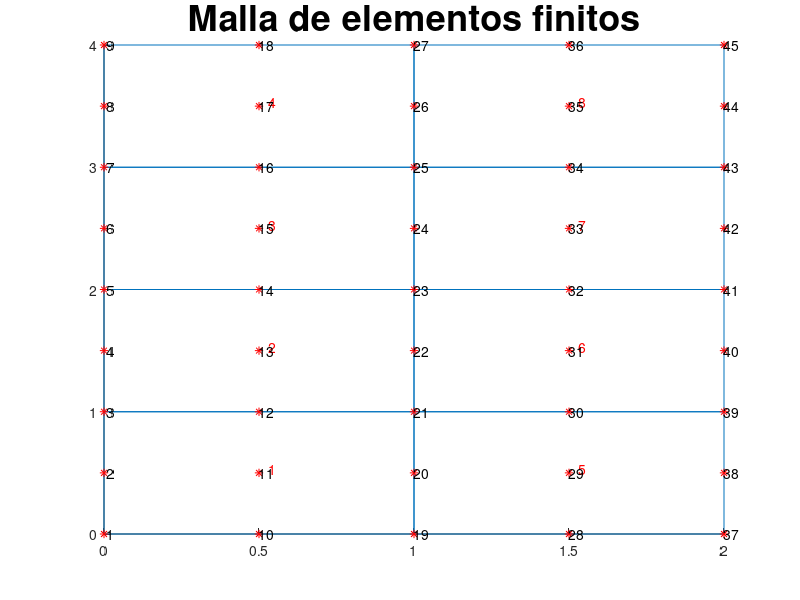

Reproduce this figure in MATLAB. (Note: this script raises an error after producing the figure.)
%% PROGRAMA PARA ILUSTRAR EL MODO DE ENERGIA NULA QUE APARECE EN EL EF QL9
%% CUANDO SE HACE INTEGRACION SELECTIVA

clear, clc, close all   % borro la memoria, la pantalla y las figuras

% Calculo de los desplazamientos verticales y angulos de giro, las 
% reacciones, los momentos flectores y las fuerzas cortantes en una losa de
% Reissner-Mindlin utilizando los elementos finitos de placa "QL9"

%% defino las variables/constantes
X = 1; Y = 2;        % un par de constantes que ayudaran en la 
ww= 1; tx= 2; ty= 3; % lectura del codigo
E  = 210e9;          % modulo de elasticidad del solido (Pa) = 210GPa
nu = 0.3;            % coeficiente de Poisson
t  = 0.05;           % espesor de la losa (m)
qdistr = -10000;     % carga (N/m^2)

% Definimos la geometria de la losa (generada con generar_malla_losa.m)
load malla_losa_MEN
% ya tenemos en la memoria las variables
% xnod - posicion (x,y) de los nodos
% LaG  - definicion de elementos finitos con respecto a nodos

nef   = size(LaG,1);  % numero de EFs (numero de filas de LaG)
nnoef = size(LaG,2);  % numero de nodos por EF
nno   = size(xnod,1); % numero de nodos (numero de filas de xnod)
ngdl  = 3*nno;        % numero de grados de libertad (tres por nodo)

gdl  = [(1:3:ngdl)' (2:3:ngdl)' (3:3:ngdl)']; % nodos vs grados de libertad

%% Se dibuja la malla de elementos finitos
figure; hold on;
cgx = zeros(1,nef); cgy = zeros(1,nef); % almacena el centro de gravedad
for e = 1:nef
   line(xnod(LaG(e,[1:8 1]),X), xnod(LaG(e,[1:8 1]),Y));
   
   % Calculo la posicion del centro de gravedad del elemento finito
   cgx(e) = mean(xnod(LaG(e,:), X));
   cgy(e) = mean(xnod(LaG(e,:), Y));
   h = text(cgx(e)+0.03, cgy(e)+0.03, num2str(e)); set(h,'Color', [1 0 0]);
end
plot(xnod(:,X), xnod(:,Y), 'r*');
text(xnod(:,X), xnod(:,Y), num2str((1:nno)'));
title('Malla de elementos finitos','FontSize', 26);

%% Se cargan las funciones de forma junto con sus derivadas
% Se cargan las funciones de forma del elemento lagrangiano de 9 nodos 
% junto con sus derivadas con respecto a xi y a eta
c9_funciones_forma_lagrangiano_9_nodos    % Nforma, dN_dxi, dN_deta

%% parametros de la cuadratura de Gauss-Legendre (INTEGRACION SELECTIVA)
% se asumira aqui el mismo orden de la cuadratura tanto en la direccion de
% xi como en la direccion de eta

% se utilizara integracion SELECTIVA
n_gl_f = 3; % orden de la cuadratura de GL para la integracion de Kf
n_gl_c = 2; % orden de la cuadratura de GL para la integracion de Kc

% El comando:
[x_gl_f, w_gl_f]  = gausslegendre_quad(n_gl_f);
[x_gl_c, w_gl_c]  = gausslegendre_quad(n_gl_c);
% calcula las raices (x_gl) y los pesos (w_gl) de polinomios de Legendre
% >> [x_gl,w_gl] = gausslegendre_quad(2)
% x_gl = [  -0.577350269189626;  0.577350269189626 ];
% w_gl = [   1.000000000000000;  1.000000000000000 ];
% >> [x_gl,w_gl] = gausslegendre_quad(3)
% x_gl = [  -0.774596669241483;                  0; 0.774596669241483 ];
% w_gl = [   0.555555555555556;  0.888888888888889; 0.555555555555556 ];

%% matrices constitutivas del elemento
Df = E/(1-nu^2)* [ 1  nu 0
                   nu 1  0
                   0  0  (1-nu)/2 ];
G = E/(2*(1+nu));  % modulo de rigidez
alpha = 5/6;       % coeficiente de distorsion transversal de la losa de RM
Dc = diag([alpha*G, alpha*G]);
               
Dfg = (t^3/12)*Df; % matriz constitutiva generalizada de flexion
Dcg = t*Dc;        % matriz constitutiva generalizada de cortante

%% se reserva la memoria RAM de diferentes variables
K   = sparse(ngdl,ngdl); % matriz de rigidez global como RALA (sparse)
f   = zeros(ngdl,1);     % vector de fuerzas nodales equivalentes global
idx = cell(nef, 1);      % grados de libertad de cada elemento finito

% en los siguientes contenedores se almacenara la matriz respectiva para 
% cada punto de integracion: 
Nf = cell(nef,n_gl_f,n_gl_f); % matrices de funciones de forma calculadas con n_gl_f puntos de integracion
Bf = cell(nef,n_gl_f,n_gl_f); % matrices de deformacion generalizada de flexion
Bc = cell(nef,n_gl_c,n_gl_c); % matrices de deformacion generalizada de cortante

%% se ensambla la matriz de rigidez global y el vector de fuerzas nodales
%% equivalentes global
for e = 1:nef      % ciclo sobre todos los elementos finitos
   %% se calcula la matrix de rigidez de flexion Kf del elemento e 
   Kfe = zeros(3*nnoef);
   Mfe = zeros(3*nnoef); % matriz que se utiliza en el calculo de fe
   det_Je_f = zeros(n_gl_f); % Jacobianos con n_gl_f puntos de integracion   
   for p = 1:n_gl_f
      for q = 1:n_gl_f
         xi_gl  = x_gl_f(p);        xe = xnod(LaG(e,:),X);
         eta_gl = x_gl_f(q);        ye = xnod(LaG(e,:),Y);
         [Bf{e,p,q}, det_Je_f(p,q)] = Bf_RM(xi_gl, eta_gl, xe, ye, dN_dxi, dN_deta);

         % se arma la matriz de rigidez del elemento e
         Kfe = Kfe + Bf{e,p,q}'*Dfg*Bf{e,p,q}*det_Je_f(p,q)*w_gl_f(p)*w_gl_f(q);
         
         % Se evaluan las funciones de forma en los puntos de integracion
         % de Gauss-Legendre
         N = Nforma(xi_gl, eta_gl);
         
         Nf{e,p,q} = zeros(3,3*nnoef);
         for i = 1:nnoef
            % Se ensambla la matriz de funciones de forma N
            Nf{e,p,q}(:,3*i-2:3*i) = diag([N(i) N(i) N(i)]);         
         end;                  
      end;
   end; 
       
   %% se calcula la matrix Kc
   Kce = zeros(3*nnoef);   
   det_Je_c = zeros(n_gl_c); % Jacobianos con n_gl_c puntos de integracion
   for p = 1:n_gl_c
      for q = 1:n_gl_c
         xi_gl  = x_gl_c(p);
         eta_gl = x_gl_c(q);         
         xe = xnod(LaG(e,:),X);
         ye = xnod(LaG(e,:),Y);
         [Bc{e,p,q}, det_Je_c(p,q)] = Bc_RM(xi_gl, eta_gl, xe, ye, Nforma, dN_dxi, dN_deta);   

         % se arma la matriz de rigidez del elemento e
         Kce = Kce + Bc{e,p,q}'*Dcg*Bc{e,p,q}*det_Je_c(p,q)*w_gl_c(p)*w_gl_c(q);         
      end;
   end;   
   
   %% se asocian los grados de libertad del elemento locales a los globales
   idx{e} = [ gdl(LaG(e,1),:)  gdl(LaG(e,2),:)  gdl(LaG(e,3),:)  ...
              gdl(LaG(e,4),:)  gdl(LaG(e,5),:)  gdl(LaG(e,6),:) ...
              gdl(LaG(e,7),:)  gdl(LaG(e,8),:)  gdl(LaG(e,9),:) ];

   %% se procede al ensamblaje
   K(idx{e},idx{e}) = K(idx{e},idx{e}) + Kfe + Kce;
end;

f(gdl(45,ww)) = -10;

%% Muestro la configuracion de la matriz K (K es rala)
figure
spy(K);
title('Los puntos representan los elementos diferentes de cero')

%% grados de libertad del desplazamiento conocidos y desconocidos
c = [ gdl( 1,ww) gdl( 1,tx) gdl( 1,ty) ...
      gdl(37,ww) gdl(37,tx) gdl(37,ty) ];

d = setdiff(1:ngdl,c)';

% f = vector de fuerzas nodales equivalentes
% q = vector de fuerzas nodales de equilibrio del elemento
% a = desplazamientos

%| qd   |   | Kcc Kcd || ac |   | fd |  Recuerde que qc = 0
%|      | = |         ||    | - |    |
%| qc=0 |   | Kdc Kdd || ad |   | fc | 

%% extraigo las submatrices y especifico las cantidades conocidas
Kcc = K(c,c); Kcd = K(c,d); fd = f(c);
Kdc = K(d,c); Kdd = K(d,d); fc = f(d);

% f = vector de fuerzas nodales equivalentes
% q = vector de fuerzas nodales de equilibrio del elemento
% a = desplazamientos
ac = zeros(length(c),1); % desplazamientos conocidos en contorno

%% resuelvo el sistema de ecuaciones
ad = Kdd\(fc-Kdc*ac);        % calculo desplazamientos desconocidos
qd = Kcc*ac + Kcd*ad - fd;   % calculo fuerzas de equilibrio desconocidas
a = nan(ngdl,1);     a(c) = ac;   a(d) = ad; % desplazamientos
q = zeros(ngdl,1);   q(c) = qd;              % fuerzas nodales equivalentes

%% imprimo los resultados
format short g
disp('Desplazamientos nodales                      ');
disp('~~~~~~~~~~~~~~~~~~~~~~~~~~~~~~~~~~~~~~~~~~~~~');
vect_mov = reshape(a,3,nno)'; % vector de movimientos
for i = 1:nno
   fprintf('Nodo %3d: w = %12.4g m, tx = %12.4g rad, ty = %12.4g rad\n', ...
      i, vect_mov(i,ww), vect_mov(i,tx), vect_mov(i,ty));
end;

disp(' ');
disp('Fuerzas nodales de equilibrio (solo se imprimen los diferentes de cero)');
disp('~~~~~~~~~~~~~~~~~~~~~~~~~~~~~~~~~~~~~~~~~~~~~~~~~~~~~~~~~~~~~~~~~~~~~~~');
q = reshape(q,3,nno)';
for i = 1:nno   
   if ~isequal(q(i,:),[0 0 0])
      fprintf('Nodo %3d W = %12.4g N, Mx = %12.4g N-m, My = %12.4g N-m\n', ...
         i, q(i,ww), q(i,tx), q(i,ty));
   end;
end;

%% Se dibuja el plano medio de la malla de elementos finitos y las deformaciones de esta
escala = 5000;            % factor de escalamiento de la deformada
xdef   = escala*vect_mov; % posicion de la deformada
figure; 
hold on; 
grid on;
colorbar
for e = 1:nef
   fill3(xnod(LaG(e,[1:8 1]),X), ...
         xnod(LaG(e,[1:8 1]),Y), ...
         xdef(LaG(e,[1:8 1]),ww),...
         xdef(LaG(e,[1:8 1]),ww)); %deformada
end
daspect([1 1 1]); % similar a "axis equal", pero en 3D
axis tight
%colorbar('YTick',-0.6:0.05:0)
title(sprintf('Deformada escalada %d veces', escala), 'FontSize', 20);
view(3);


%% Se dibuja de la malla de elementos finitos y las deformaciones de esta
figure; 
hold on; 
grid on;
colorbar
for e = 1:nef
   c9_dibujar_EF_losa(xnod(LaG(e,:),X), xnod(LaG(e,:),Y), ...
      Nforma, a(idx{e}), t, escala, escala);
end
daspect([1 1 1]); % similar a "axis equal", pero en 3D
axis tight
title(sprintf('Deformada escalada %d veces', escala), 'FontSize', 20);
view(3);

%% En los puntos de integracion de Gauss-Legendre calcular:
%% El vector de momentos flectores y torsores (2x2)
%% El vector de fuerzas cortantes (1x1)
sigmag_f = cell(nef, n_gl_f, n_gl_f); % momentos flectores y torsores
sigmag_c = cell(nef, n_gl_c, n_gl_c); % fuerzas cortantes
for e = 1:nef      % ciclo sobre todos los elementos finitos
   for p = 1:n_gl_f
      for q = 1:n_gl_f
         sigmag_f{e,p,q} = Dfg*Bf{e,p,q}*a(idx{e});
      end
   end
   
   for p = 1:n_gl_c
      for q = 1:n_gl_c
         sigmag_c{e,p,q} = Dcg*Bc{e,p,q}*a(idx{e});   
      end
   end
end

%% Se extrapolan los momentos flectores y fuerzas cortantes a los nodos
%% Se extrapolan los esfuerzos y las deformaciones a los nodos
num_elem_ady = zeros(nno,1);  % numero de elementos adyacentes
Mx  = zeros(nno,1);  Qx = zeros(nno,1);
My  = zeros(nno,1);  Qy = zeros(nno,1);
Mxy = zeros(nno,1);

% matriz de extrapolacion de esfuerzos para un elemento lagrangiano de 9
% nodos
A = [ ... 
   3^(1/2)/2 + 1,            -1/2,            -1/2,   1 - 3^(1/2)/2
 3^(1/2)/4 + 1/4, 1/4 - 3^(1/2)/4, 3^(1/2)/4 + 1/4, 1/4 - 3^(1/2)/4
            -1/2,   1 - 3^(1/2)/2,   3^(1/2)/2 + 1,            -1/2
 1/4 - 3^(1/2)/4, 1/4 - 3^(1/2)/4, 3^(1/2)/4 + 1/4, 3^(1/2)/4 + 1/4
   1 - 3^(1/2)/2,            -1/2,            -1/2,   3^(1/2)/2 + 1
 1/4 - 3^(1/2)/4, 3^(1/2)/4 + 1/4, 1/4 - 3^(1/2)/4, 3^(1/2)/4 + 1/4
            -1/2,   3^(1/2)/2 + 1,   1 - 3^(1/2)/2,            -1/2
 3^(1/2)/4 + 1/4, 3^(1/2)/4 + 1/4, 1/4 - 3^(1/2)/4, 1/4 - 3^(1/2)/4
             1/4,             1/4,             1/4,             1/4 ];

for e = 1:nef
   Mx(LaG(e,:),:)  = Mx(LaG(e,:),:)  + A * [ sigmag_f{e,1,1}(1)
                                             sigmag_f{e,1,2}(1)
                                             sigmag_f{e,2,1}(1)
                                             sigmag_f{e,2,2}(1) ];

   My(LaG(e,:),:)  = My(LaG(e,:),:)  + A * [ sigmag_f{e,1,1}(2)
                                             sigmag_f{e,1,2}(2)
                                             sigmag_f{e,2,1}(2)
                                             sigmag_f{e,2,2}(2) ];
                                        
   Mxy(LaG(e,:),:) = Mxy(LaG(e,:),:) + A * [ sigmag_f{e,1,1}(3)
                                             sigmag_f{e,1,2}(3)
                                             sigmag_f{e,2,1}(3)
                                             sigmag_f{e,2,2}(3) ];
                                          
   num_elem_ady(LaG(e,:),:) = num_elem_ady(LaG(e,:),:) + 1;
end

%% Alisado (promedio de los esfuerzos en los nodos)
Mx  =  Mx./num_elem_ady;
My  =  My./num_elem_ady;
Mxy = Mxy./num_elem_ady;

%% Se imprimen y grafican los esfuerzos en los nodos
disp('Esfuerzos (Pa):  (Nodo,Mx,My,Mxy) = '); 
disp([(1:nno)'  Mx  My  Mxy])
figure
subplot(1,3,1); hold on;
for e = 1:nef
   fill(xnod(LaG(e,1:8),X),xnod(LaG(e,1:8),Y),Mx(LaG(e,1:8)))
end;
ylabel('Momentos Mx (N-m/m)','FontSize',26); axis equal tight;
colorbar('Location','SouthOutside')

subplot(1,3,2); hold on;
for e = 1:nef
   fill(xnod(LaG(e,1:8),X),xnod(LaG(e,1:8),Y),My(LaG(e,1:8)))
end;
ylabel('Momentos My (N-m/m)','FontSize',26); axis equal tight;
colorbar('Location','SouthOutside')

subplot(1,3,3); hold on;
for e = 1:nef
   fill(xnod(LaG(e,1:8),X),xnod(LaG(e,1:8),Y),Mxy(LaG(e,1:8)))
end;
ylabel('Momentos Mxy (N-m/m)','FontSize',26); axis equal tight;
colorbar('Location','SouthOutside')


sx = Mx; sy = My; txy = Mxy;
%% Se calculan y grafican para cada elemento los esfuerzos principales y
%% sus direcciones
% NOTA: esto solo es valido para el caso de TENSION PLANA).
% En caso de DEFORMACION PLANA se deben calcular los valores y vectores 
% propios de la matriz de tensiones de Cauchy
%   [dirppales{e}, esfppales{e}] = eig([sx  txy 0    % matriz de esfuerzos
%                                       txy sy  0    % de Cauchy
%                                       0   0   0]);

s1   = (sx+sy)/2 + sqrt(((sx-sy)/2).^2+txy.^2); % esfuerzo normal maximo
s2   = (sx+sy)/2 - sqrt(((sx-sy)/2).^2+txy.^2); % esfuerzo normal minimo
tmax = (s1-s2)/2;                               % esfuerzo cortante maximo
ang  = 0.5*atan2(2*txy, sx-sy); % angulo de inclinacion de s1

%% imprimo los resultados
disp('Nodo, M1(N-m/m), M2(N-m/m),Mtorsor_max(N-m/m), angulo(rad) = '); 
disp([(1:nno)'  s1  s2  tmax  ang])

%% s1, s2, taumax
esc = 0.5; % escala para graficar las flechas

figure
hold on;
for e = 1:nef
   fill(xnod(LaG(e,1:8),X),xnod(LaG(e,1:8),Y),s1(LaG(e,1:8)))
end;

% Grafique lineas que indican las direcciones principales de sigma_1
norma = 1; % = s1 si quiere proporcional
quiver(xnod(:,X),xnod(:,Y),...   % En el nodo grafique una flecha (linea)
   norma.*cos(ang),norma.*sin(ang),... % indicando la direccion principal de sigma_1
   esc,...                       % con una escala esc
   'k', ...                      % de color negro
  'ShowArrowHead','off',...      % una flecha sin cabeza
  'LineWidth',2,...              % con un ancho de linea 2
  'Marker','.');                 % y en el punto (x,y) poner un punto '.'
quiver(xnod(:,X),xnod(:,Y),...   % la misma flecha ahora en la otra direccion,
   norma.*cos(ang+pi),norma.*sin(ang+pi),...  % es decir girando 180 grados
   esc,'k',...
   'ShowArrowHead','off','LineWidth',2,'Marker','.');
axis equal tight;
title('M_1 (N-m/m)','FontSize',26); colorbar

figure
hold on;
for e = 1:nef
   fill(xnod(LaG(e,1:8),X),xnod(LaG(e,1:8),Y),s2(LaG(e,1:8)))
end;
% Grafique lineas que indiquen direcciones principales de sigma_2
norma = 1; % = s2 si quiere proporcional
quiver(xnod(:,X),xnod(:,Y),...             % flecha indicando la direccion
   norma.*cos(ang+pi/2),norma.*sin(ang+pi/2),... % principal de sigma_2
   esc,'k',...
   'ShowArrowHead','off','LineWidth',2,'Marker','.');
quiver(xnod(:,X),xnod(:,Y),...
   norma.*cos(ang-pi/2),norma.*sin(ang-pi/2),...
   esc,'k',...
   'ShowArrowHead','off','LineWidth',2,'Marker','.');
axis equal tight;
title('M_2 (N-m/m)','FontSize',26); colorbar

figure;
hold on;
for e = 1:nef
   fill(xnod(LaG(e,1:8),X),xnod(LaG(e,1:8),Y),tmax(LaG(e,1:8)))
end;
% Grafique lineas que indiquen direcciones principales de Mtorsor_max,
norma = 1; % = tmax si quiere proporcional
quiver(xnod(:,X),xnod(:,Y), ...
       norma.*cos(ang+pi/4),norma.*sin(ang+pi/4),'k',...
       'ShowArrowHead','off','LineWidth',2,'Marker','.');
quiver(xnod(:,X),xnod(:,Y),...
       norma.*cos(ang-pi/4),norma.*sin(ang-pi/4),'k',...
       'ShowArrowHead','off','LineWidth',2,'Marker','.');
quiver(xnod(:,X),xnod(:,Y),...
       norma.*cos(ang+3*pi/4),norma.*sin(ang+3*pi/4),'k',...
       'ShowArrowHead','off','LineWidth',2,'Marker','.');
quiver(xnod(:,X),xnod(:,Y),...
       norma.*cos(ang-3*pi/4),norma.*sin(ang-3*pi/4),'k',...
       'ShowArrowHead','off','LineWidth',2,'Marker','.');
axis equal tight;
title('Mtorsor_{max} (N-m/m)','FontSize',26); colorbar

return; % bye, bye!

%% FALTA DIAGRAMA DE LAS FUERZAS CORTANTES
